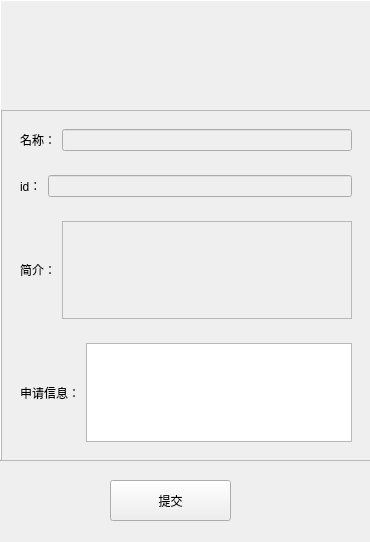
<?xml version="1.0" encoding="UTF-8"?>
<ui version="4.0">
 <class>GroupInfoForm</class>
 <widget class="QWidget" name="GroupInfoForm">
  <property name="geometry">
   <rect>
    <x>0</x>
    <y>0</y>
    <width>370</width>
    <height>542</height>
   </rect>
  </property>
  <property name="windowTitle">
   <string>Form</string>
  </property>
  <widget class="QFrame" name="friendInfoFrame">
   <property name="geometry">
    <rect>
     <x>0</x>
     <y>0</y>
     <width>371</width>
     <height>461</height>
    </rect>
   </property>
   <property name="frameShape">
    <enum>QFrame::Panel</enum>
   </property>
   <property name="frameShadow">
    <enum>QFrame::Raised</enum>
   </property>
   <widget class="QLabel" name="headerlabel">
    <property name="geometry">
     <rect>
      <x>140</x>
      <y>20</y>
      <width>71</width>
      <height>61</height>
     </rect>
    </property>
    <property name="text">
     <string/>
    </property>
    <property name="pixmap">
     <pixmap resource="rsrc.qrc">:/img/center.svg</pixmap>
    </property>
    <property name="scaledContents">
     <bool>true</bool>
    </property>
   </widget>
   <widget class="QScrollArea" name="scrollArea">
    <property name="geometry">
     <rect>
      <x>1</x>
      <y>110</y>
      <width>370</width>
      <height>351</height>
     </rect>
    </property>
    <property name="widgetResizable">
     <bool>true</bool>
    </property>
    <widget class="QWidget" name="scrollAreaWidgetContents">
     <property name="geometry">
      <rect>
       <x>0</x>
       <y>0</y>
       <width>368</width>
       <height>349</height>
      </rect>
     </property>
     <layout class="QVBoxLayout" name="verticalLayout">
      <item>
       <widget class="QWidget" name="widget_3" native="true">
        <layout class="QHBoxLayout" name="horizontalLayout_2">
         <item>
          <widget class="QLabel" name="label_2">
           <property name="text">
            <string>名称：</string>
           </property>
          </widget>
         </item>
         <item>
          <widget class="QLineEdit" name="nameEdit">
           <property name="enabled">
            <bool>false</bool>
           </property>
          </widget>
         </item>
        </layout>
       </widget>
      </item>
      <item>
       <widget class="QWidget" name="widget_8" native="true">
        <layout class="QHBoxLayout" name="horizontalLayout_7">
         <item>
          <widget class="QLabel" name="label_7">
           <property name="text">
            <string>id：</string>
           </property>
          </widget>
         </item>
         <item>
          <widget class="QLineEdit" name="uidEdit">
           <property name="enabled">
            <bool>false</bool>
           </property>
          </widget>
         </item>
        </layout>
       </widget>
      </item>
      <item>
       <widget class="QWidget" name="widget_9" native="true">
        <layout class="QHBoxLayout" name="horizontalLayout_8">
         <item>
          <widget class="QLabel" name="label_8">
           <property name="text">
            <string>简介：</string>
           </property>
          </widget>
         </item>
         <item>
          <widget class="QTextBrowser" name="textBrowser">
           <property name="enabled">
            <bool>false</bool>
           </property>
          </widget>
         </item>
        </layout>
       </widget>
      </item>
      <item>
       <widget class="QWidget" name="applywidget" native="true">
        <layout class="QHBoxLayout" name="horizontalLayout_3">
         <item>
          <widget class="QLabel" name="label_3">
           <property name="text">
            <string>申请信息：</string>
           </property>
          </widget>
         </item>
         <item>
          <widget class="QPlainTextEdit" name="plainTextEdit"/>
         </item>
        </layout>
       </widget>
      </item>
     </layout>
    </widget>
   </widget>
  </widget>
  <widget class="QPushButton" name="submitButton">
   <property name="geometry">
    <rect>
     <x>110</x>
     <y>480</y>
     <width>121</width>
     <height>41</height>
    </rect>
   </property>
   <property name="text">
    <string>提交</string>
   </property>
  </widget>
 </widget>
 <resources>
  <include location="rsrc.qrc"/>
 </resources>
 <connections/>
</ui>
